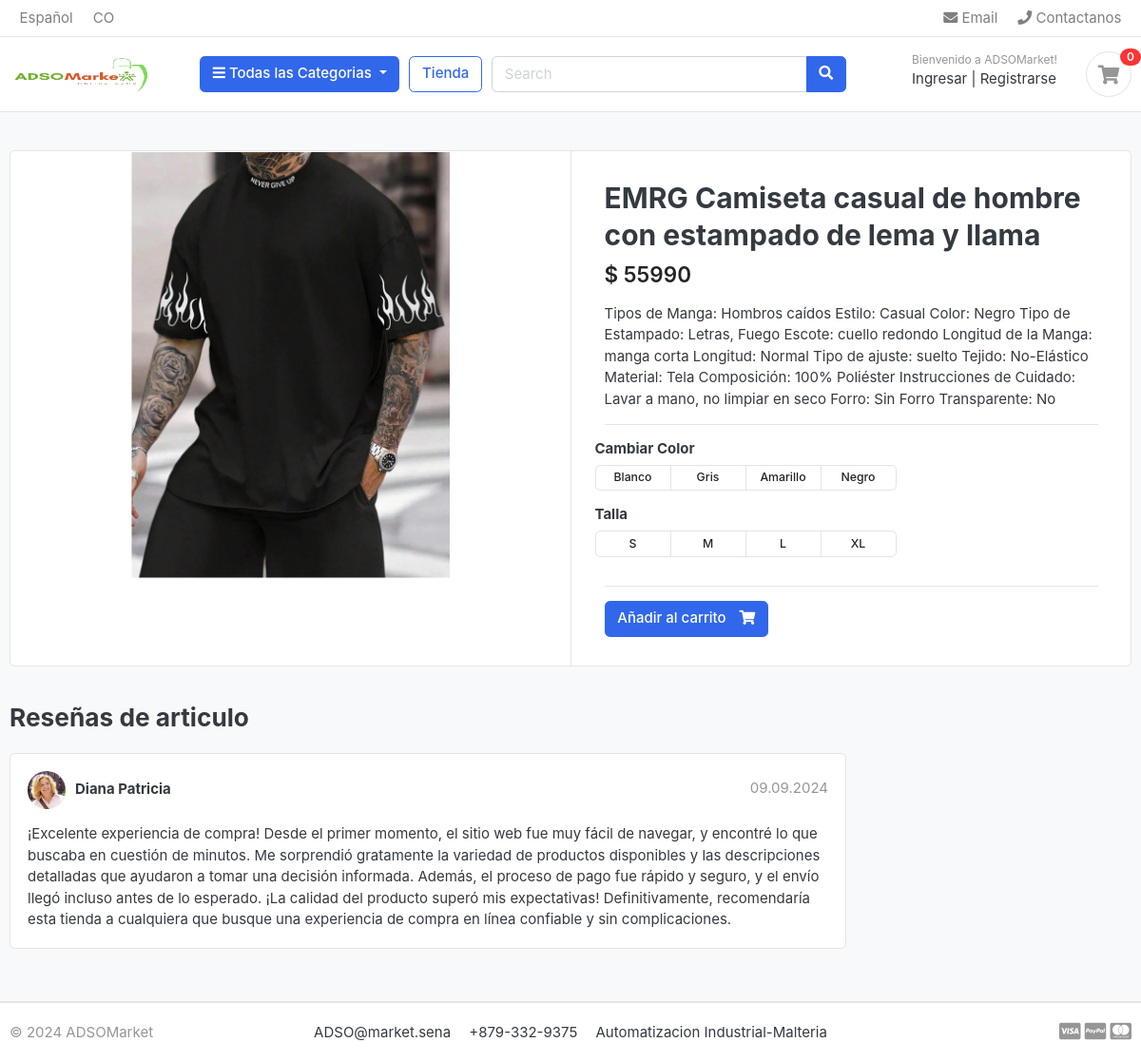
/Tienda/Categoria/camisetas/emrg-camiseta-casual-de-hombre-con-estampado-de-lema-y-llama/, run on the app's committed database.
### Tienda/models.py (models this page shows, shortened)
class Producto(models.Model):
    producto_nombre      = models.CharField(max_length=200, unique=True)
    slug                 = models.SlugField(max_length=200, unique=True)
    descripcion          = models.TextField(max_length=500, blank=True)
    precio               = models.IntegerField()
    Imagen               = models.ImageField(upload_to='fotos/productos')
    stock                = models.IntegerField()
    esta_disponible      = models.BooleanField(default=True)
    categoria            = models.ForeignKey(Categorias, on_delete=models.CASCADE)
    crear_fecha          = models.DateTimeField(auto_now_add=True)
    modificar_fecha      = models.DateTimeField(auto_now=True)

### Tienda/views.py (the view)
# urls.py: path("Categoria/<slug:categoria_slug>/<slug:producto_slug>/", views.producto_detalles, name="producto_detalles"),
def producto_detalles(request, categoria_slug, producto_slug):
    try:
        producto_individual= Producto.objects.get(categoria__slug=categoria_slug , slug=producto_slug)
        en_carrito = carritoItem.objects.filter(carrito__id_carrito=_id_carrito(request), producto=producto_individual).exists()
    except Exception as e:
        raise e
    context ={
        'producto_individual': producto_individual,
        'en_carrito'         : en_carrito,
    }
    return render(request, 'Tienda/producto_detalles.html', context)

### Carrito/context_processors.py (called while the page is built)
def counter(request):
    carrito_contador = 0
    if 'admin' in request.path:
        return{}
    else:
        try:
            carrito = Carrito.objects.filter(id_carrito=_id_carrito(request))
            carrito_items = carritoItem.objects.all().filter(carrito= carrito[:1])
            for carrito_item in carrito_items:
                carrito_contador += carrito_item.cantidad
        except Carrito.DoesNotExist:
            carrito_contador = 0
    return dict(carrito_contador=carrito_contador)

### Carrito/views.py (called while the page is built)
def _id_carrito(request):
    carrito = request.session.session_key
    if not carrito:
        carrito = request.session.create()
    return carrito

### Categorias/context_processors.py (called while the page is built)
def menu_links(request):
    links = Categorias.objects.all()
    return dict(links=links)

### Categorias/models.py (called while the page is built)
    def get_url(self):
        return reverse('productos_by_categoria', args=[self.slug])

### templates/Tienda/producto_detalles.html
{% extends 'base.html' %}
{% load static %}
{% block content %}
<section class="section-content padding-y bg">
<div class="container">
<div class="card">
    <div class="row no-gutters">
        <aside class="col-md-6">
<article class="gallery-wrap">
    <div class="img-big-wrap">
        <a href="#"><img src="{{ producto_individual.Imagen.url }}"></a>
    </div>
</article>
        </aside>
        <main class="col-md-6 border-left">
<article class ="content-body">
<h2 class='title'>{{ producto_individual.producto_nombre }}</h2>
<div class="mb-3">
    <var class="price h4">$ {{ producto_individual.precio }}</var>
</div>
<p> {{ producto_individual.descripcion }} </p>
<hr>
    <div class="row">
        <div class="item-option-select">
            <h6>Cambiar Color</h6>
            <div class="btn-group btn-group-sm btn-group-toggle" data-toggle="buttons">
                <label class="btn btn-light">
                    <input type="radio" name="radio_color"> Blanco
                </label>
                <label class="btn btn-light">
                    <input type="radio" name="radio_color"> Gris
                </label>
                <label class="btn btn-light">
                    <input type="radio" name="radio_color"> Amarillo
                </label>
                <label class="btn btn-light">
                    <input type="radio" name="radio_color"> Negro
                </label>
            </div>
        </div>
    </div>
    <div class="row">
        <div class="item-option-select">
            <h6>Talla </h6>
            <div class="btn-group btn-group-sm btn-group-toggle" data-toggle="buttons">
                <label class="btn btn-light">
                    <input type="radio" name="radio_color"> S
                </label>
                <label class="btn btn-light">
                    <input type="radio" name="radio_color"> M
                </label>
                <label class="btn btn-light">
                    <input type="radio" name="radio_color"> L
                </label>
                <label class="btn btn-light">
                    <input type="radio" name="radio_color"> XL
                </label>
            </div>
        </div>
    </div>
    <hr>
    {% if producto_individual.stock <= 0 %}
        <h5 class = "text-danger"> Agotado </h5>
        {% else %}
            {% if en_carrito %}
                <a href="#" class="btn  btn-success"> <span class="text">Ya Esta En El Carrito</span> <i class="fas fa-check"></i>  </a>
                <a href="{% url 'carrito' %}" class="btn  btn-outline-primary"> <span class="text">Ver Tu Carrito</span> <i class="fas fa-eye"></i>  </a>
            {% else %}
                <a href="{% url 'agregar_carrito' producto_individual.id %}" class="btn  btn-primary"> <span class="text">Añadir al carrito</span> <i class="fas fa-shopping-cart"></i>  </a>
            {% endif %}
        {% endif %}
</article>
        </main>
    </div>
</div>
    <br>
    <div class="row">
                <div class="col-md-9">
        <header class="section-heading">
            <h3>Reseñas de articulo </h3>
        </header>
        <article class="box mb-3">
            <div class="icontext w-100">
                <img src="{% static './images/avatars/avatar1.jpg' %}" class="img-xs icon rounded-circle">
                <div class="text">
                    <span class="date text-muted float-md-right">09.09.2024 </span>
                    <h6 class="mb-1">Diana Patricia </h6>
                </div>
            </div>
            <div class="mt-3">
                <p>
                    ¡Excelente experiencia de compra! Desde el primer momento, el sitio web fue muy fácil de navegar, y encontré lo que buscaba en cuestión de minutos.
                    Me sorprendió gratamente la variedad de productos disponibles y las descripciones detalladas que ayudaron a tomar una decisión informada. Además,
                    el proceso de pago fue rápido y seguro, y el envío llegó incluso antes de lo esperado. ¡La calidad del producto superó mis expectativas!
                    Definitivamente, recomendaría esta tienda a cualquiera que busque una experiencia de compra en línea confiable y sin complicaciones.
                </p>
            </div>
        </article>
        </div>
    </div>
    </div>
    </section>
{% endblock %}

### static/css/ui.css (style rules this page uses)
html { font-family: "Inter", sans-serif; font-size: 15px; }
.content-body { flex: 1 1 auto; padding: 2rem 2.3rem; }
.img-xs, .img-sm, .img-md, .img-lg { -o-object-fit: cover; object-fit: cover; flex-shrink: 0; flex-grow: 0; }
.img-xs { width: 40px; height: 40px; }
.padding-y { padding-top: 40px; padding-bottom: 40px; }
var { font-style: normal; }
article:after, .form-group:after { display: block; clear: both; content: ""; }
.bg { background-color: #f8f9fa; }
.section-heading { margin-bottom: 20px; margin-top: 15px; }
p:last-child { margin-bottom: 0; }
.btn-light { background-color: #fff; border-color: #e4e4e4; }
.btn .text + i { margin-left: 10px; }
.icontext { display: inline-flex; align-items: center; vertical-align: middle; }
.icontext .text { width: 100%; line-height: 1.2; }
.icontext .icon { position: relative; margin-right: 10px; flex-shrink: 0; flex-grow: 0; }
.price { font-weight: 600; color: #212529; }
.box { padding: 18px; background: #fff; border-radius: 0.37rem; border: 1px solid #e4e4e4; }
.box img { max-width: 100%; }
.gallery-wrap .img-big-wrap { margin-bottom: 10px; border-radius: 0.37rem; overflow: hidden; background-color: #fff; }
.gallery-wrap .img-big-wrap a { text-align: center; display: block; }
.gallery-wrap .img-big-wrap img { height: 450px; width: auto; display: inline-block; }
.item-option-select { margin-bottom: 1rem; display: inline-block; margin-right: 15px; }
.item-option-select .btn { min-width: 80px; }

### data on the page
Producto: Imagen (picture), producto_nombre "EMRG Camiseta casual de hombre con estampado de lema y llama", precio "55990", descripcion "Tipos de Manga: Hombros caídos Estilo: Casual Color: Negro Tipo de Estampado: Letras, Fuego Escote: cuello redondo Longitud de la Manga: manga corta Longitud: Normal Tipo de ajuste: suelto Tejido: No-Elástico Material: Tela Composición: 100% Poliéster Instrucciones de Cuidado: Lavar a mano, no limpiar en seco Forro: Sin Forro Transparente: No"

### other printed values
{{ carrito_contador }} "0"
